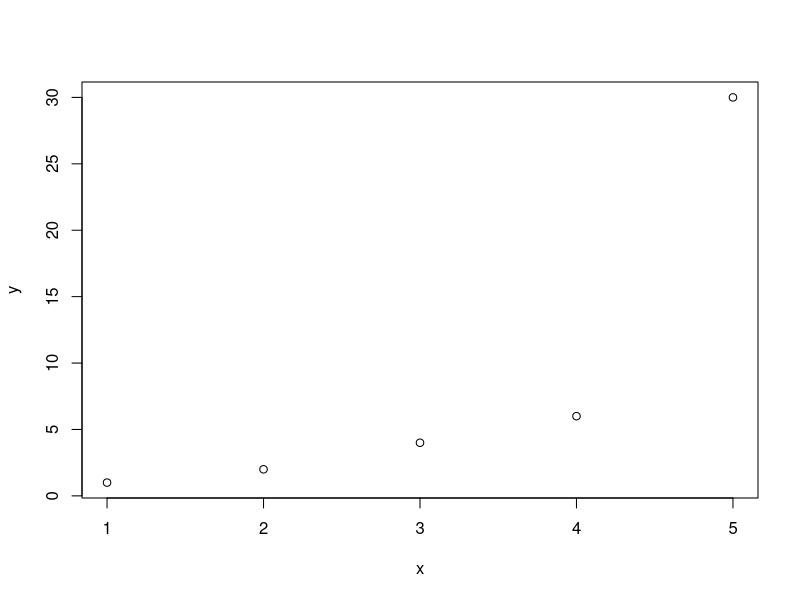

The R script that drew this image:

# ███████╗███████╗███████╗███████╗██╗ ██████╗ ███╗   ██╗     ██╗
# ██╔════╝██╔════╝██╔════╝██╔════╝██║██╔═══██╗████╗  ██║    ███║
# ███████╗█████╗  ███████╗███████╗██║██║   ██║██╔██╗ ██║    ╚██║
# ╚════██║██╔══╝  ╚════██║╚════██║██║██║   ██║██║╚██╗██║     ██║
# ███████║███████╗███████║███████║██║╚██████╔╝██║ ╚████║     ██║
# ╚══════╝╚══════╝╚══════╝╚══════╝╚═╝ ╚═════╝ ╚═╝  ╚═══╝     ╚═╝

# The up arrow moves back the previous command used (in console)
# use 'setwd()' to set the root file path (working directory)
# use 'getwd()' to get the working directory
# 'q()' quits console
# CTRL + L wipes console
# the environment tab shows ALL stored variables in RStudio

#basic plot where x and y are the corresponding x and y coords
#NOTE: lengths of x and y vectors MUST be same
# In case of 'figure margins too large' error, resize the plot pane
x=c(1,2,3,4,5)
y=c(1,2,4,6,30)
plot(x,y)




